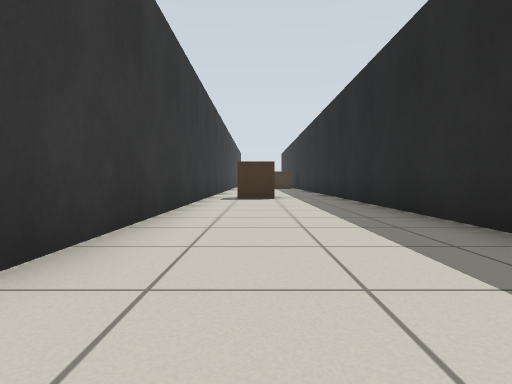
View 1 (above)

12 first-person views from a walk through a world built for the Gazebo simulator. The camera is 0.5 m above the floor, tilts 2° down and sees 75° across. The floor is counted in squares, 1 m on a side. Each view is taken from the middle of a square. On the plan, view 1 faces up. The plan holds only what a view shows up to about 9 squares ahead; the rest is blank.

View 2
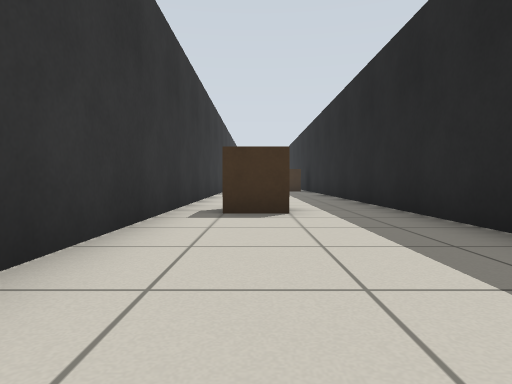

View 3
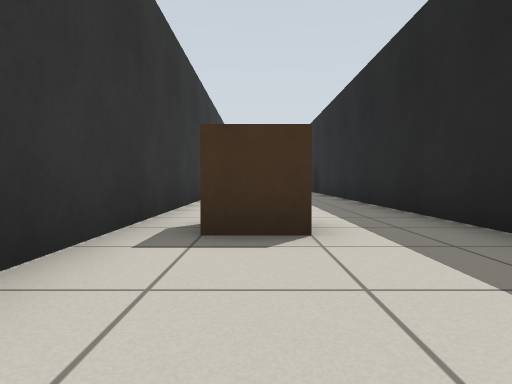

View 4
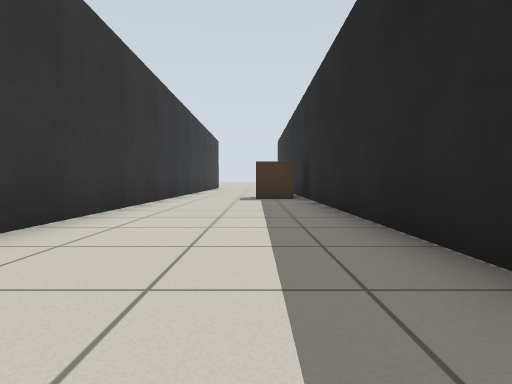

View 5
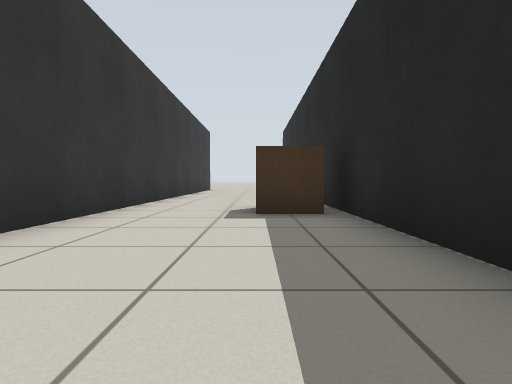

View 6
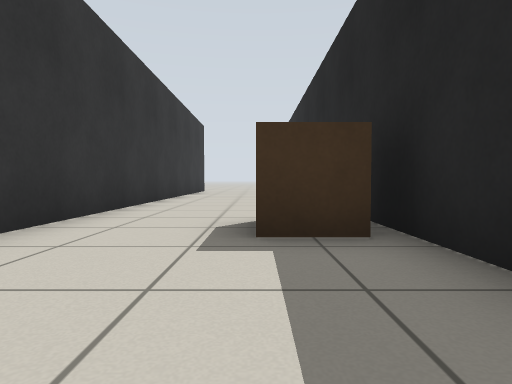

View 7
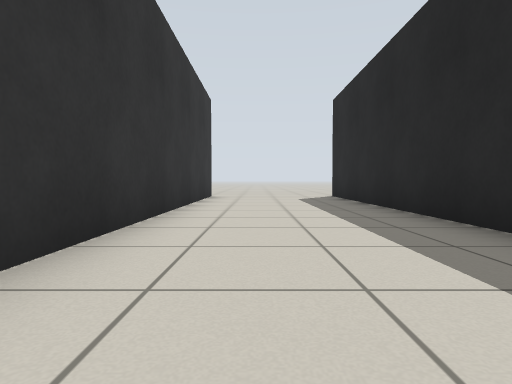

View 8
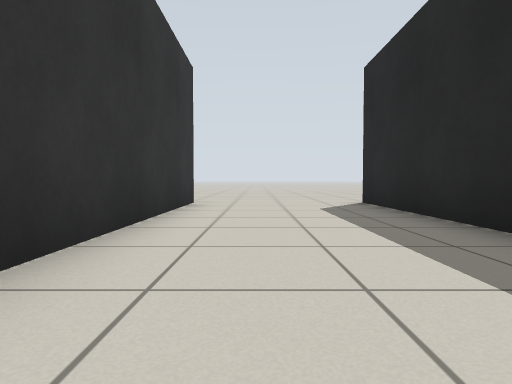

View 9
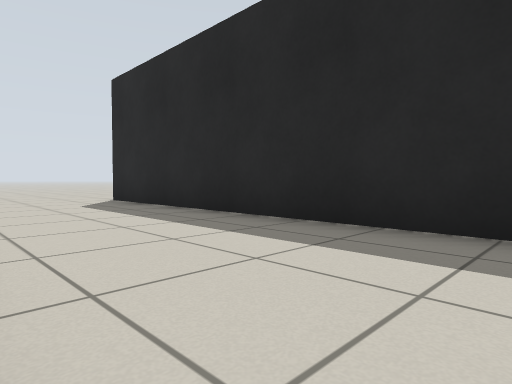

View 10
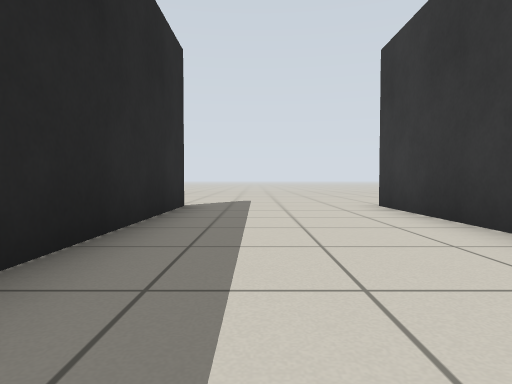

View 11
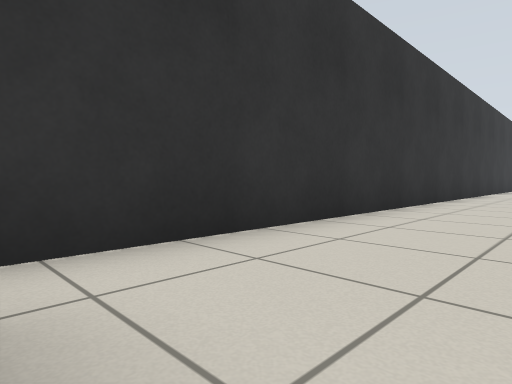

View 12
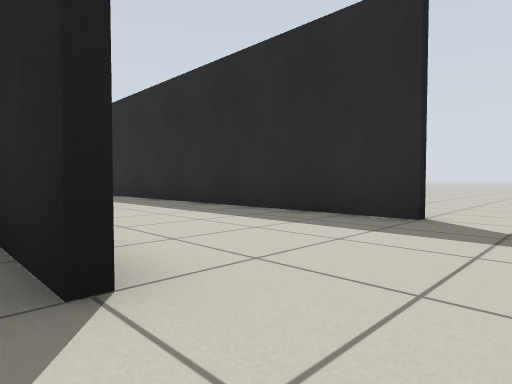

### Floor plan
Points are (right, up) in squares from view 1. A wall is a line through its corners. A room is listed if a view was taken in it or the views show most of it. See-through windows are left out.
Room 1 (views 1, 2, 3, 4, 5, 6, 7, 8, 9, 10, 11)
walls: (2.4, 20.4) (2.4, 31.5); (-1.4, 31.5) (-1.4, 1.5); (2.4, 1.4) (2.4, 18.5)
ways out: opening at (-2, 0.5) to room 2; opening at (2, 0.5); opening at (2, 32.5)
objects: brown box (0, 9) to (0, 10); brown box (1, 19) to (2, 20)
Room 2 (view 12)
walls: (-1.6, 1.4) (-1.6, 3.1)
ways out: opening at (-2, 0.5) to room 1

Positions as (right, up) in squares from view 1, and headings:
1: (0, 0), facing up
2: (0, 4), facing up
3: (0, 6), facing up
4: (1, 10), facing up
5: (1, 14), facing up
6: (1, 16), facing up
7: (0, 21), facing up
8: (0, 24), facing up
9: (-1, 23), facing up-right
10: (1, 8), facing down
11: (1, 10), facing up-left
12: (-2, 0), facing up-right
